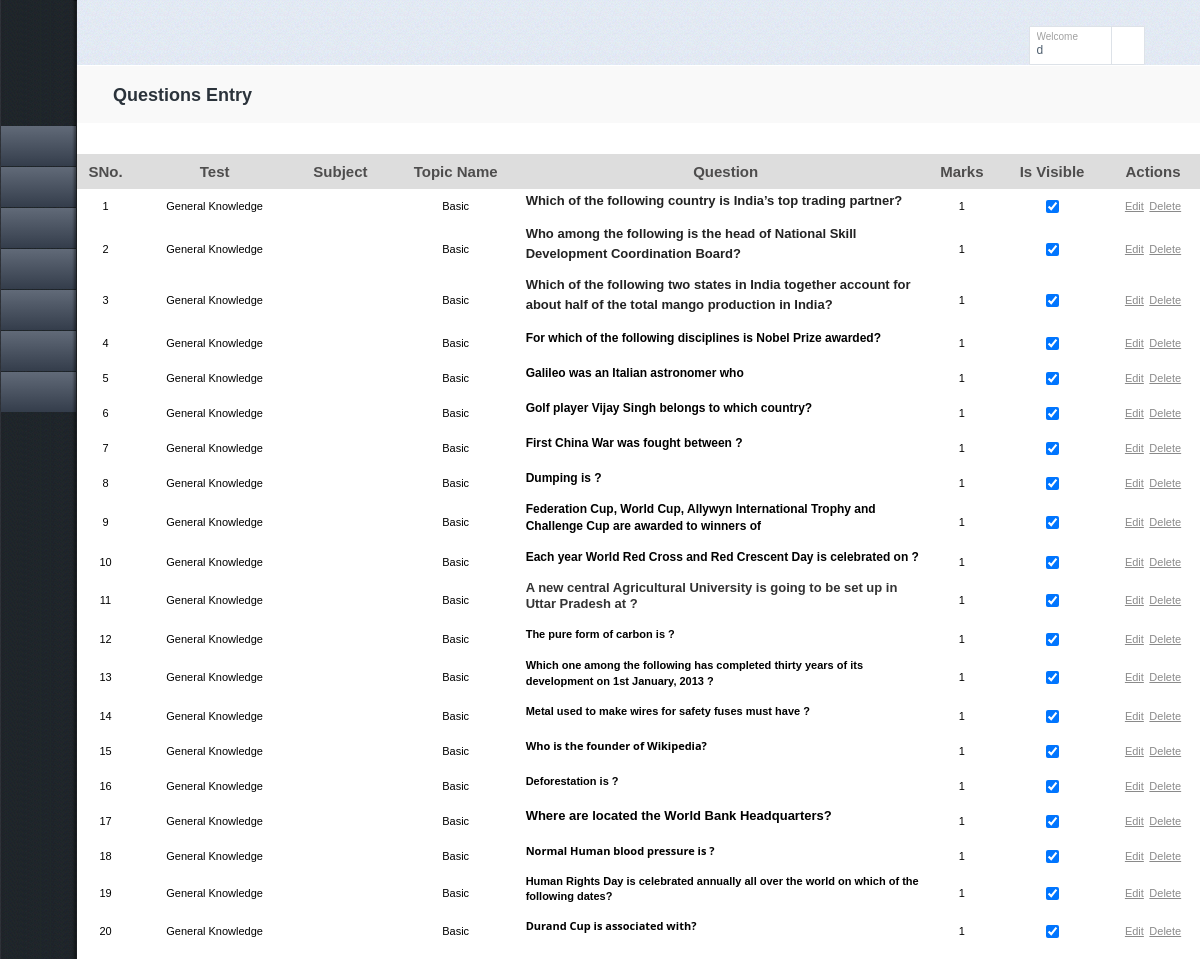
/group4/questionEntry.php?tid=3 (signed in), run on the app's committed database.
### tables this page shows
CREATE TABLE IF NOT EXISTS `question_master` (
  `ques_id` int(10) unsigned NOT NULL AUTO_INCREMENT,
  `test_id` int(10) unsigned DEFAULT NULL,
  `ques` text,
  `ans1` text,
  `ans2` text,
  `ans3` text,
  `ans4` text,
  `correct` varchar(5) DEFAULT NULL,
  `subject_id` int(10) unsigned DEFAULT NULL,
  `topic_id` int(10) unsigned DEFAULT NULL,
  `sub_topic_id` int(10) DEFAULT NULL,
  `level` varchar(1) DEFAULT NULL,
  `ques_image` varchar(100) DEFAULT NULL,
  `ans1_img` varchar(100) DEFAULT NULL,
  `ans2_img` varchar(100) DEFAULT NULL,
  `ans3_img` varchar(100) DEFAULT NULL,
  `ans4_img` varchar(100) DEFAULT NULL,
  `marks` int(10) unsigned DEFAULT NULL,
  `isVisible` char(1) NOT NULL,
  `solution` text,
  `isTextBox` char(1) DEFAULT NULL,
  PRIMARY KEY (`ques_id`)
);

CREATE TABLE IF NOT EXISTS `test_master` (
  `test_id` int(10) unsigned NOT NULL AUTO_INCREMENT,
  `test_name` varchar(100) NOT NULL,
  `category_id` int(10) unsigned NOT NULL,
  `cutoff_marks` int(4) unsigned NOT NULL,
  `negative_marks` int(2) NOT NULL,
  `test_duration` int(5) unsigned NOT NULL,
  `instructions` text NOT NULL,
  `isVisible` char(1) DEFAULT NULL,
  `isEvent` varchar(3) DEFAULT NULL,
  `event_status` varchar(10) DEFAULT NULL,
  PRIMARY KEY (`test_id`)
);

CREATE TABLE IF NOT EXISTS `topic_master` (
  `topic_id` int(10) unsigned NOT NULL AUTO_INCREMENT,
  `subject_id` int(10) unsigned DEFAULT NULL,
  `topic_name` varchar(45) DEFAULT NULL,
  PRIMARY KEY (`topic_id`)
);

### group4/questionEntry.php (the view, shortened to what this page needs)
<?php require_once 'header.php'; require_once 'db_inc.php'; $tid=$_GET["tid"];?>
<div id="tab-1" class="tab">
		<article>
			<div class="text-section">
			<h1>Questions Entry</h1>
		</div>
  <br/><br/>
  <link rel="stylesheet" type="text/css" href="css/stylespaginate.css" media="screen"/>
             <div id="paging_container" class="container">
      <table id="question_display_table" style="text-align:center;" class="content main-form-table3" width="100%">
    <thead><tr><th>SNo.</th><th>Test</th><th>Subject</th><th>Topic Name</th><th style="width:400px;">Question</th><th>Marks</th><th>Is Visible</th><th>Actions</th></tr></thead>
     <tbody id="question_display_table_tbody">
     <?php $tres=mysql_query("select q.*,subject_name,topic_name,sub_topic_name,test_name from question_master q left join subject_master s on q.subject_id=s.subject_id left join topic_master tp on q.topic_id=tp.topic_id left join sub_topic_master stm on q.sub_topic_id=stm.sub_topic_id left join test_master tm on q.test_id=tm.test_id where q.test_id=".$tid) or die ('er');$i=1;
while($row=mysql_fetch_array($tres)){
echo "<tr id='r$i'><td>$i</td><td>".$row["test_name"]."</td><td>".$row["subject_name"]."</td><td>".$row["topic_name"]."</td><td align='left'>".html_entity_decode($row["ques"]);
if($row["ques_image"]!=""){"&ensp;<img src='uploads/questions/".$row["ques_image"]."'/>";}echo"</td><td>".$row["marks"]."</td><td><input type='checkbox'";if($row["isVisible"]==""){echo "checked='checked'";}echo " value='".$row["test_id"]."' onclick=\"fn_display_it(this,'$i');\"/><td>";?><a onclick="fn_set('e','<?php echo $row["ques_id"];?>','<?php echo $row["test_id"];?>');">Edit</a>&ensp;<a onclick="fn_set('d','<?php echo "$i','".$row["ques_id"];?>','<?php echo $row["test_id"];?>');">Delete</a></td></tr><?php $i++;
}?>
</tbody>
      </table>
      <div class="page_navigation"></div></div>
      <br/>
	</article>
	</div>
<?php include_once 'footer.php'?>

### group4/css/all.css (style rules this page uses)
header, footer, article, section, hgroup, nav, figure, aside { display: block; }
html { height:100%; }
body { margin:0; font:12px/15px "Lucida Sans Unicode", "Lucida Grande", sans-serif; color:#8a8a8a; min-width:1000px; background:#fff; height:100%; }
a { color:#8a8a8a; text-decoration:underline; }
input, textarea, select { font:100% arial,sans-serif; vertical-align:middle; }
.tabs .text-section { background:#f9f9f9; padding:19px 0 8px 36px; margin:0 0 1px; }
.tabs h1 { font-size:18px; line-height:20px; margin:0 0 8px; color:#2b333b; }
.tabs p { margin:0 0 10px; }

### user/css/styles.css (style rules this page uses)
html, body, div, span, h1, h2, h3, h4, h5, h6, blockquote, pre, a, abbr, acronym, address, code, del, dfn, em, img, q, dl, dt, dd, ol, ul, li, fieldset, form, label, legend, table, caption, tbody, tfoot, thead, tr, th, td { margin:0;padding:0;border:0;font-size:11px; }
body { font-family:Verdana, Arial, Helvetica, sans-serif;color:#262626;background:url("../images/bg_body.gif") repeat-x scroll left top #FFFFFF;font-size:12px; }
.main-form-table3 { border-collapse:collapse;border-spacing:0; }
.main-form-table3 th { background-color:#DDDDDD;color:#4E4D4D;font-size:15px; }
.main-form-table3 tr { height:35px; }

### group4/css/stylespaginate.css (style rules this page uses)
#paging_container { width:100%; }
.container { width:260px;float: left;margin:0px;background-color:white; }
.content, .alt_content { color:black; }

### group4/questionEntry.php (style rules this page uses)
.main-form-table3 a { cursor:pointer; }

### data on the page
question_master: test.test_name "General Knowledge", topic.topic_name "Basic", ques "Which of the following country is India’s top trading partner?", marks "1", isVisible "☑"
question_master: test.test_name "General Knowledge", topic.topic_name "Basic", ques "Who among the following is the head of National Skill Development Coordination Board?", marks "1", isVisible "☑"
question_master: test.test_name "General Knowledge", topic.topic_name "Basic", ques "Which of the following two states in India together account for about half of the total mango production in India?", marks "1", isVisible "☑"
question_master: test.test_name "General Knowledge", topic.topic_name "Basic", ques "For which of the following disciplines is Nobel Prize awarded?", marks "1", isVisible "☑"
question_master: test.test_name "General Knowledge", topic.topic_name "Basic", ques "Galileo was an Italian astronomer who", marks "1", isVisible "☑"
question_master: test.test_name "General Knowledge", topic.topic_name "Basic", ques "Golf player Vijay Singh belongs to which country?", marks "1", isVisible "☑"
question_master: test.test_name "General Knowledge", topic.topic_name "Basic", ques "First China War was fought between ?", marks "1", isVisible "☑"
question_master: test.test_name "General Knowledge", topic.topic_name "Basic", ques "Dumping is ?", marks "1", isVisible "☑"
question_master: test.test_name "General Knowledge", topic.topic_name "Basic", ques "Federation Cup, World Cup, Allywyn International Trophy and Challenge Cup are awarded to winners of", marks "1", isVisible "☑"
question_master: test.test_name "General Knowledge", topic.topic_name "Basic", ques "Each year World Red Cross and Red Crescent Day is celebrated on ?", marks "1", isVisible "☑"
question_master: test.test_name "General Knowledge", topic.topic_name "Basic", ques "A new central Agricultural University is going to be set up in Uttar Pradesh at ?", marks "1", isVisible "☑"
question_master: test.test_name "General Knowledge", topic.topic_name "Basic", ques "The pure form of carbon is ?", marks "1", isVisible "☑"
question_master: test.test_name "General Knowledge", topic.topic_name "Basic", ques "Which one among the following has completed thirty years of its development on 1st January, 2013 ?", marks "1", isVisible "☑"
question_master: test.test_name "General Knowledge", topic.topic_name "Basic", ques "Metal used to make wires for safety fuses must have ?", marks "1", isVisible "☑"
question_master: test.test_name "General Knowledge", topic.topic_name "Basic", ques "Who is the founder of Wikipedia?", marks "1", isVisible "☑"
question_master: test.test_name "General Knowledge", topic.topic_name "Basic", ques "Deforestation is ?", marks "1", isVisible "☑"
question_master: test.test_name "General Knowledge", topic.topic_name "Basic", ques "Where are located the World Bank Headquarters?", marks "1", isVisible "☑"
question_master: test.test_name "General Knowledge", topic.topic_name "Basic", ques "Normal Human blood pressure is ?", marks "1", isVisible "☑"
question_master: test.test_name "General Knowledge", topic.topic_name "Basic", ques "Human Rights Day is celebrated annually all over the world on which of the following dates?", marks "1", isVisible "☑"
question_master: test.test_name "General Knowledge", topic.topic_name "Basic", ques "Durand Cup is associated with?", marks "1", isVisible "☑"

### other printed values
$_SESSION["uname"] "d"
